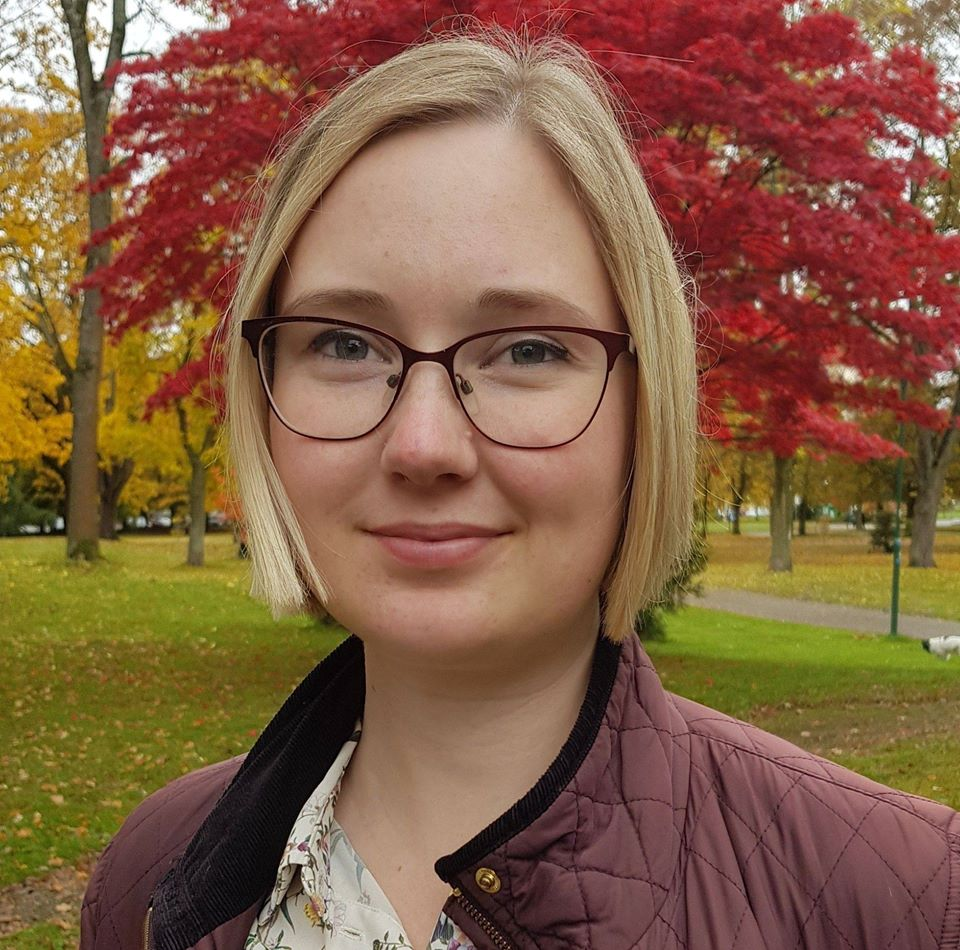
%> input picture A-test/elin.jpg, 960 x 950 px
$ octave colorQuantTest.m   (GNU Octave 9; MATLAB toolbox functions it lacks are replaced by stand-ins)
%> lines starting %> are read from the running program, lines starting %| are printed output that depends on the picture
% from https://www.projectrhea.org/rhea/index.php/Implementation_of_Color_Quantization

% uses k-means -> high amount of colors = very computing heavy

%%
clear all
close all
clc

% Amount of clusteres/colors
clusteres = 5;

% original image to color quantize
org = im2double(imread('elin.jpg'));

subplot(1,2,1)
imshow(org)
title('original')

% convert from RGB to work in CIELab
lab = rgb2lab(org);
%> lab: size 950x960x3 double; mean of channels 1, 2, 3 43.6, 11.9, 21.5

% dela upp i olika f鋜gkanaler
L = lab(:,:,1);
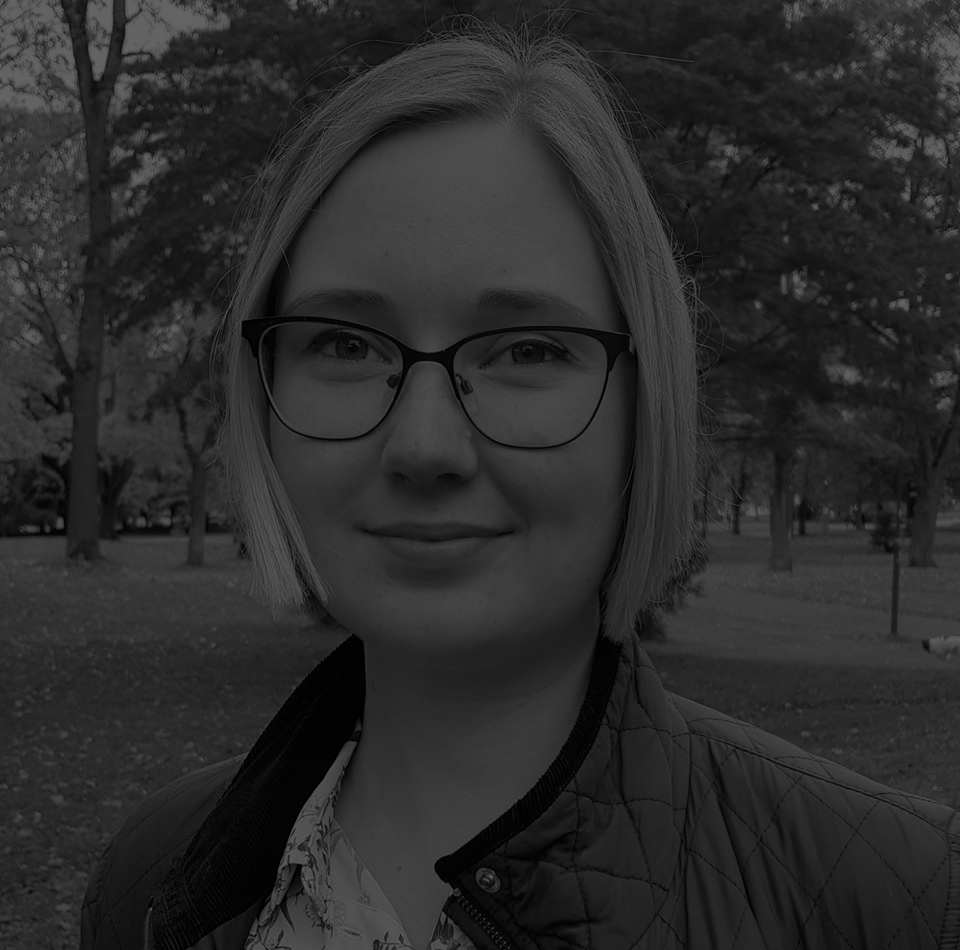
%> L: size 950x960 double; min 0.0583, max 100, mean 43.6
a = lab(:,:,2);
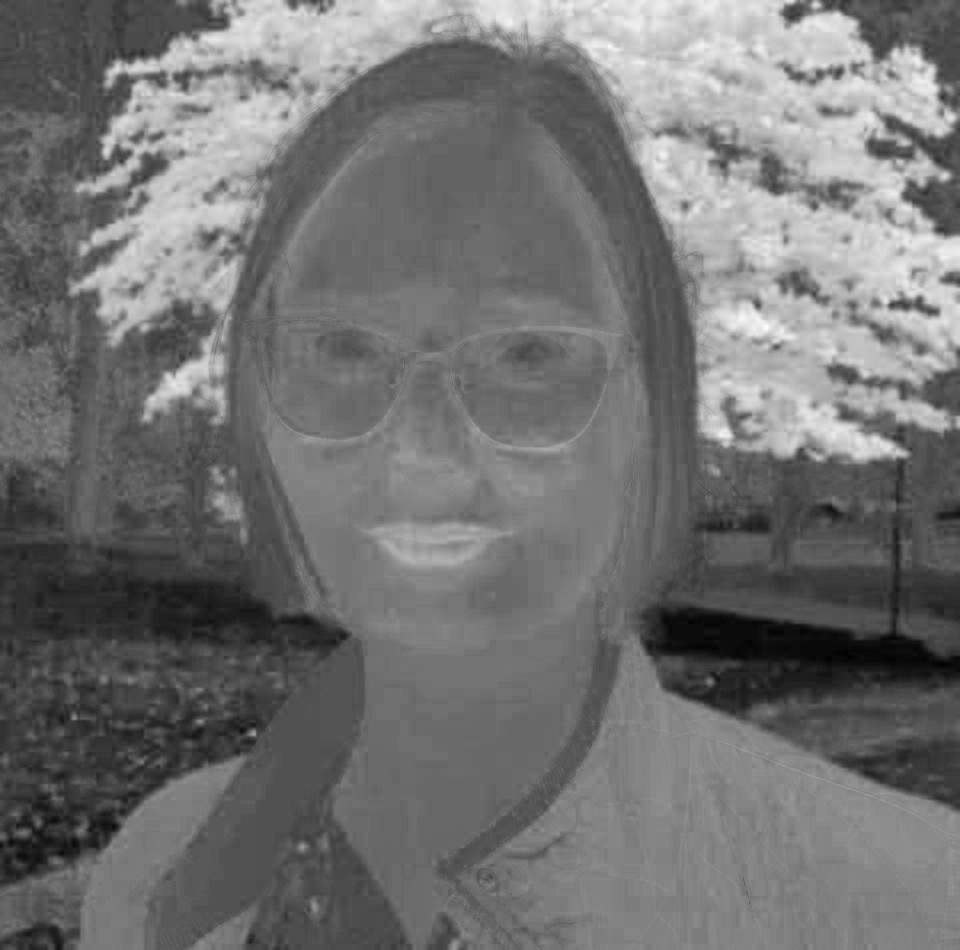
%> a: size 950x960 double; min -26.3, max 59.09, mean 11.9; drawn with min black and max white
b = lab(:,:,3);
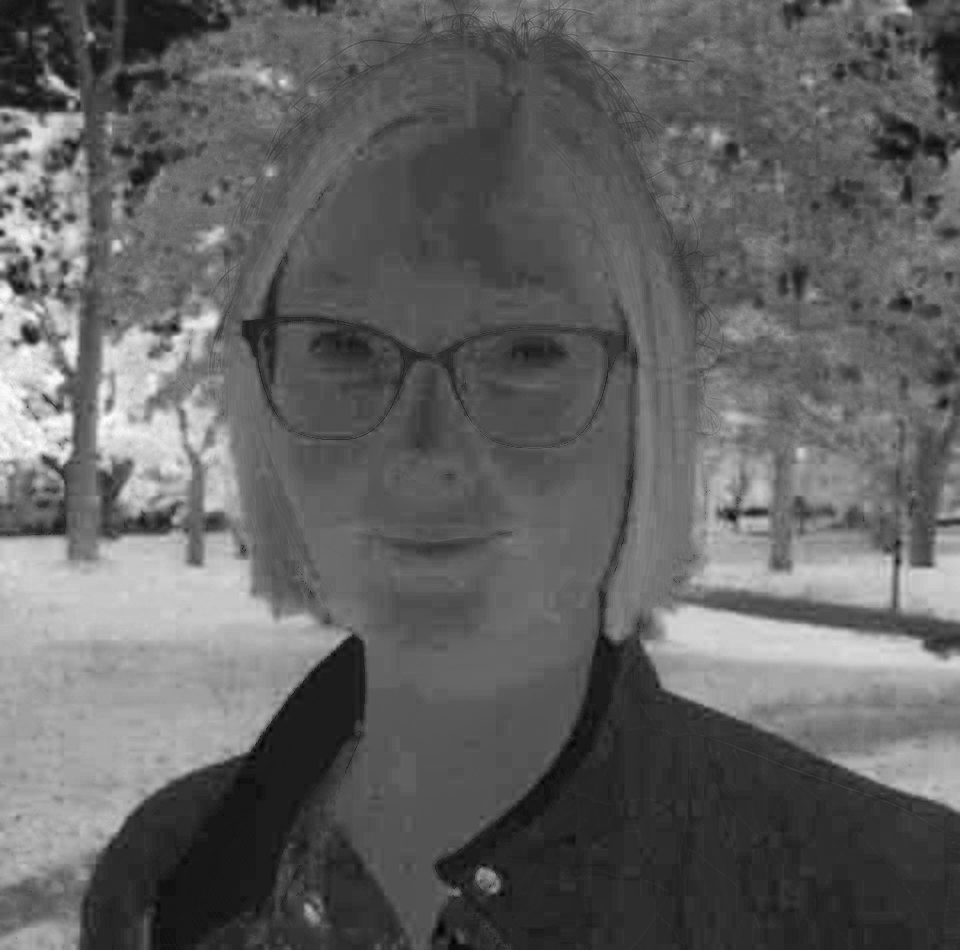
%> b: size 950x960 double; min -8.83, max 69.28, mean 21.5; drawn with min black and max white

% reshape color-channels into column vectors for kmeans()
img(:,1) = L(:);
img(:,2) = a(:);
img(:,3) = b(:);

% perform kmeans-clustering
[clusterInd, centroidLocations] = kmeans(img, clusteres);
%> centroidLocations = [41.24 12.7 16.91; 31.5 38.13 22.65; 48.66 -3.95 44.32; 66.76 6.34 14.94; 15.52 9.01 5.16]

% find pairwise distances between original image and the quantized one
imgQ = pdist2(img, centroidLocations);

% find shortest distances
% minQ, min distance for every row
[minQ, nearestClusterInd] = min(imgQ,[],2);
% find assigned clusters' colors for every pixel
colQuant = centroidLocations(nearestClusterInd,:);

% reshape from vectors into image matrix again
% to same size as the original image
[rows,cols,channels] = size(org);
%> rows = 950; cols = 960; channels = 3
result(:,:,1) = reshape(colQuant(:,1),rows,cols);
result(:,:,2) = reshape(colQuant(:,2),rows,cols);
result(:,:,3) = reshape(colQuant(:,3),rows,cols);
%> result: size 950x960x3 double

% convert back into RGB
result = lab2rgb(result);
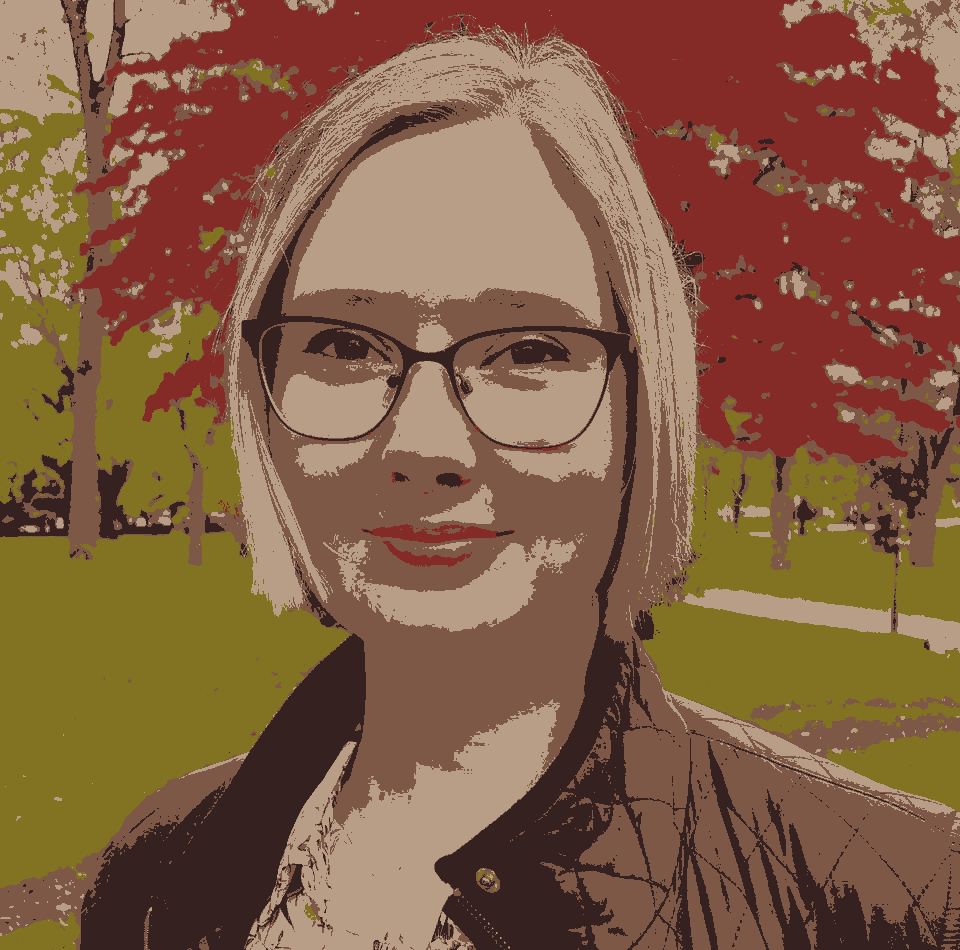
%> result: size 950x960x3 double; mean R, G, B 0.518, 0.372, 0.267

subplot(1,2,2)
imshow(result)
title('color quantization')

$ run again, with A-test/alex.jpg copied over A-test/elin.jpg
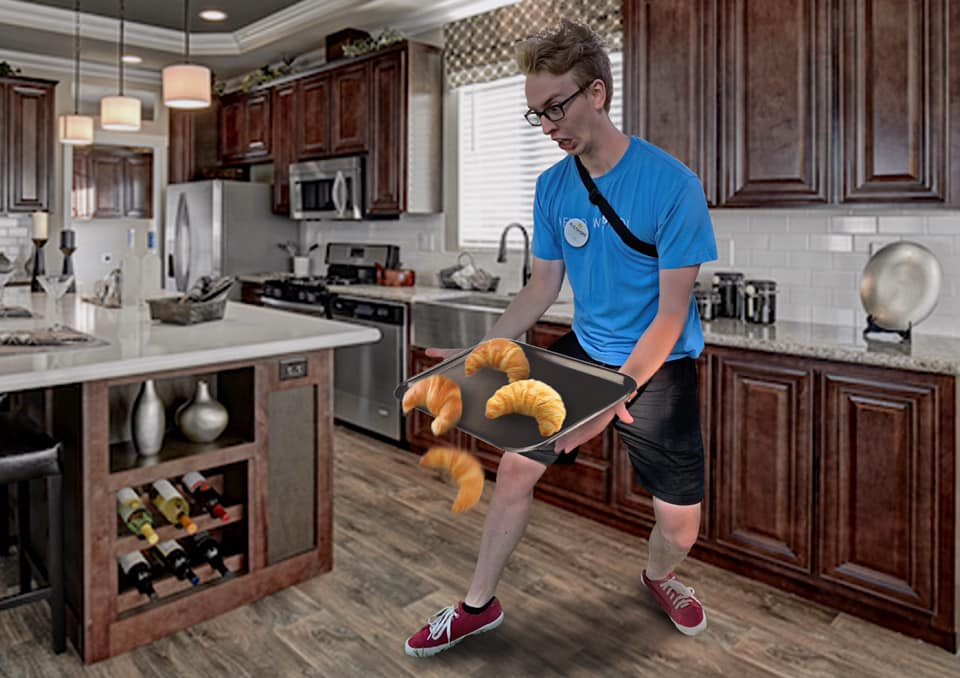
%> input picture A-test/alex.jpg, 960 x 678 px
%> lab: size 678x960x3 double; mean of channels 1, 2, 3 38, 5.7, 4.5
%> `b = lab(:,:,3);`:
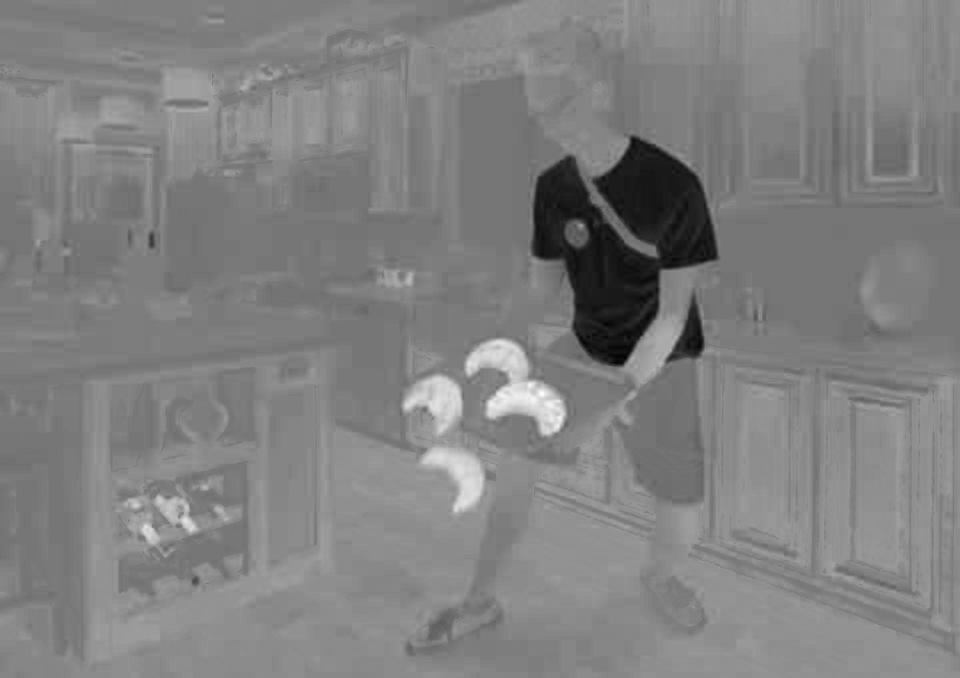
%> b: size 678x960 double; min -56.3, max 64.38, mean 4.5; drawn with min black and max white
%> centroidLocations = [40.09 5.59 7.38; 68.94 1.4 2.39; 13.7 8.2 5.98; 44.66 2.05 -42.04; 60.22 18.43 35.52]
%> `result = lab2rgb(result);`:
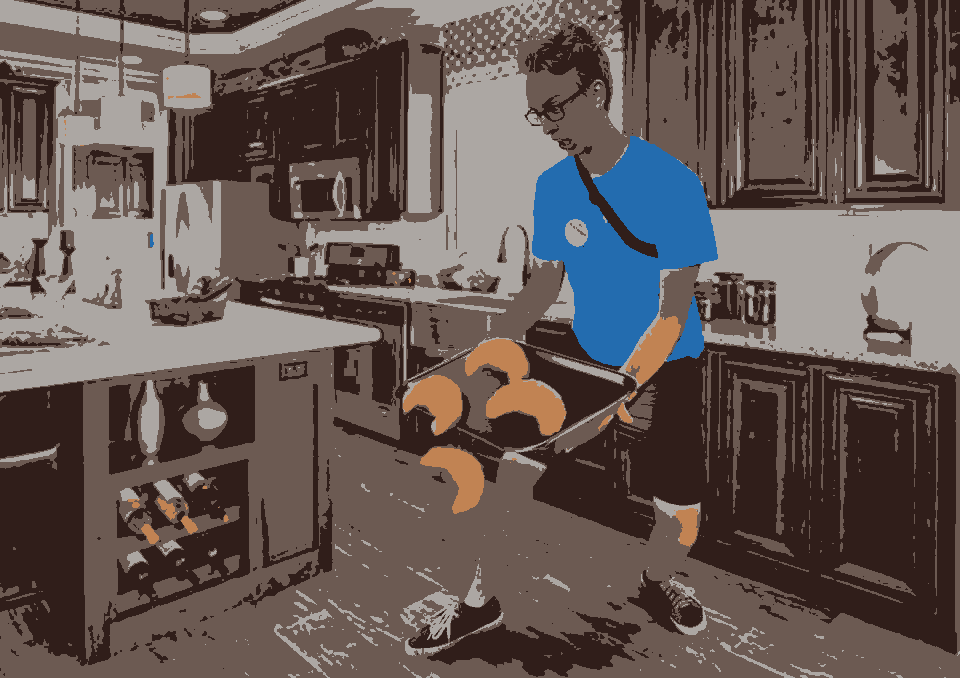
%> result: size 678x960x3 double; mean R, G, B 0.396, 0.347, 0.333
